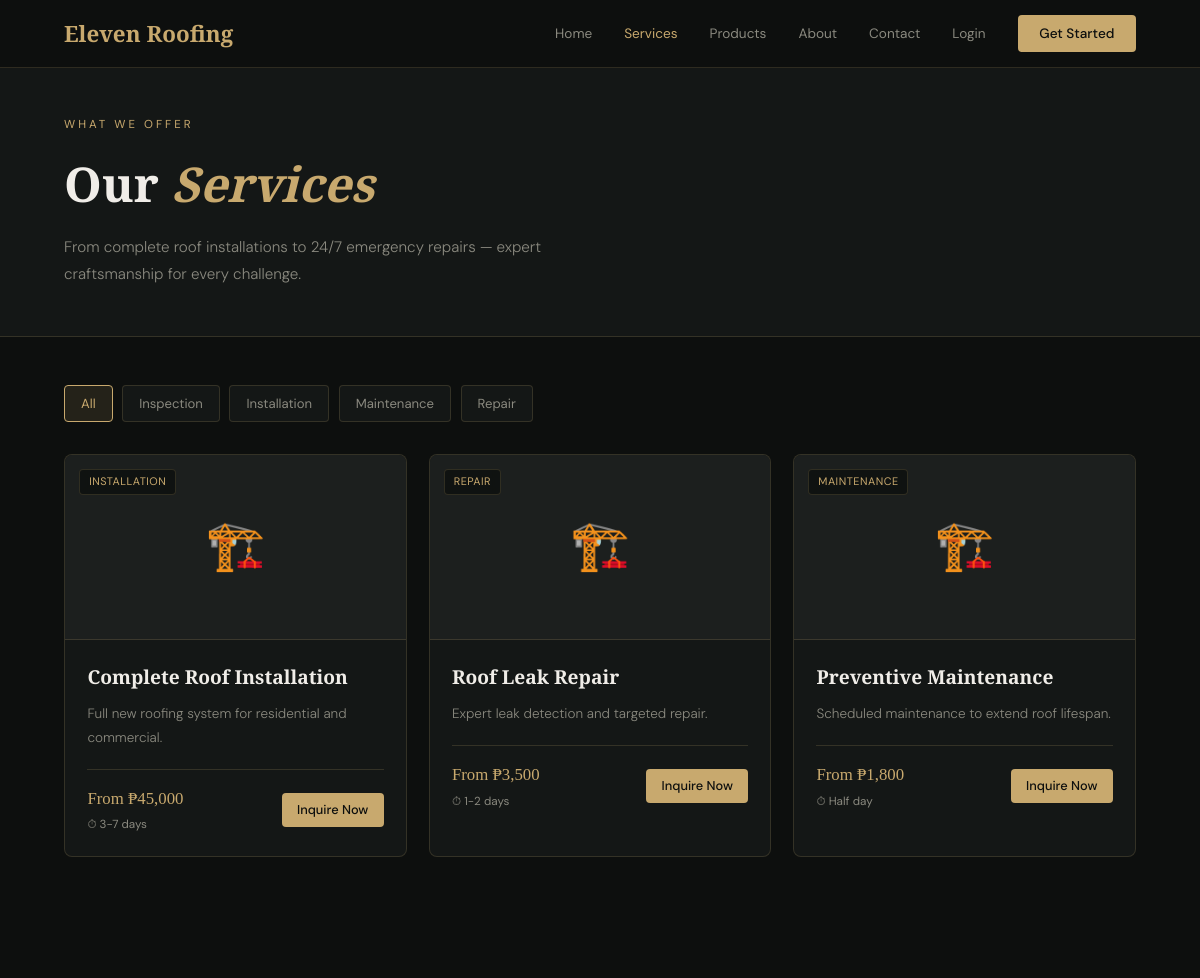
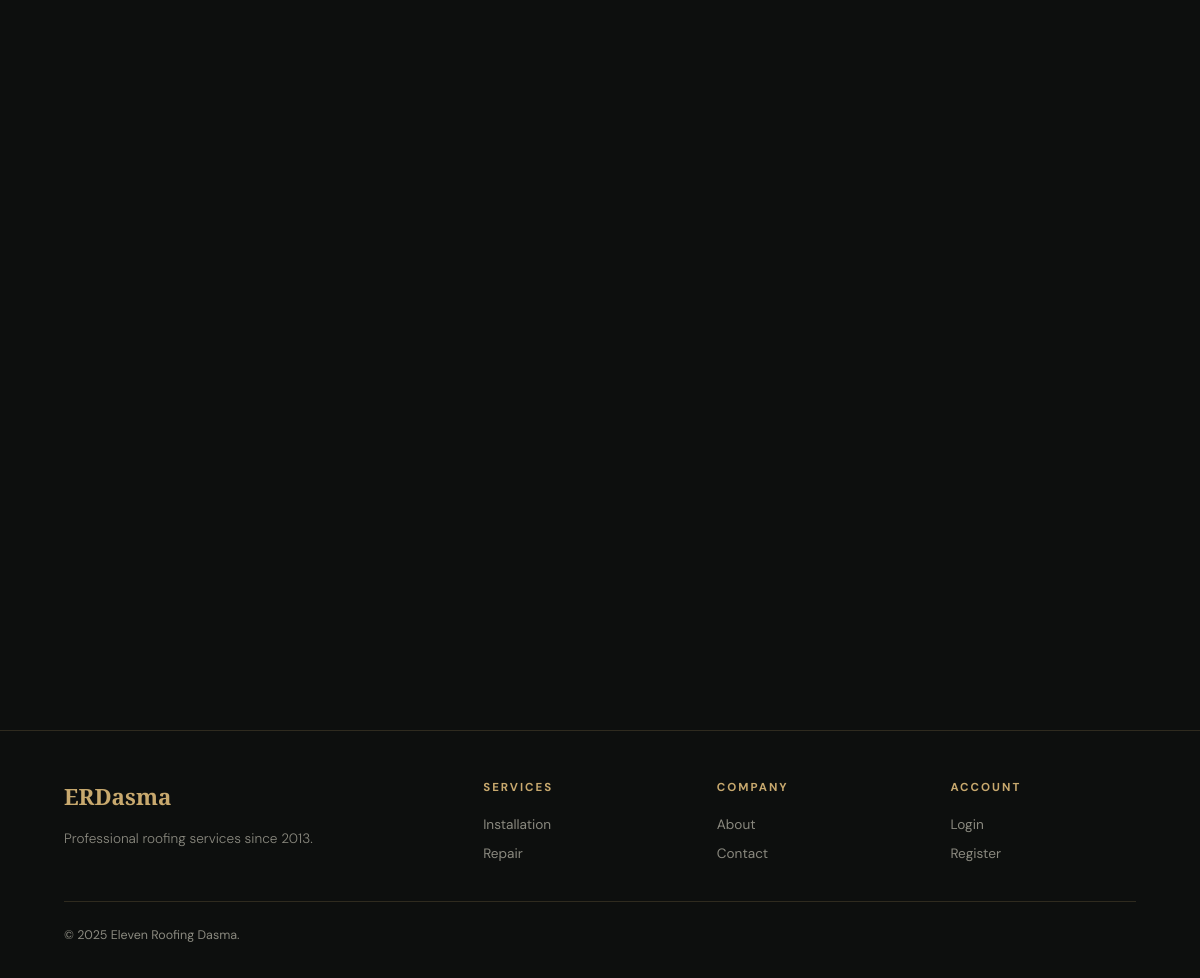
/services.php, run on the app's committed database (2 pictures, top to bottom).
### tables this page shows
CREATE TABLE `services` (
  `service_id` int(11) NOT NULL AUTO_INCREMENT,
  `service_name` varchar(100) NOT NULL,
  `description` text DEFAULT NULL,
  `category` varchar(50) DEFAULT NULL,
  `price_from` decimal(12,2) DEFAULT NULL,
  `duration` varchar(60) DEFAULT NULL,
  `image_path` varchar(500) DEFAULT NULL,
  `is_active` tinyint(4) DEFAULT 1,
  `created_at` timestamp NOT NULL DEFAULT current_timestamp(),
  `updated_at` timestamp NOT NULL DEFAULT current_timestamp() ON UPDATE current_timestamp(),
  PRIMARY KEY (`service_id`)
);

### config/session.php (called while the page is built, shortened)
<?php
function isLoggedIn(): bool { return isset($_SESSION['user']); }

### config/database.php (called while the page is built, shortened)
<?php
function db(): PDO {
    static $pdo = null;
    if ($pdo === null) {
        $dsn = "mysql:host=".DB_HOST.";dbname=".DB_NAME.";charset=".DB_CHARSET;
        $pdo = new PDO($dsn, DB_USER, DB_PASS, [
            PDO::ATTR_ERRMODE => PDO::ERRMODE_EXCEPTION,
            PDO::ATTR_DEFAULT_FETCH_MODE => PDO::FETCH_ASSOC,
            PDO::ATTR_EMULATE_PREPARES => false,
        ]);
    }
    return $pdo;
}

### includes/helpers.php (called while the page is built, shortened)
<?php
function h(string $s): string { return htmlspecialchars($s, ENT_QUOTES, 'UTF-8'); }
function fmtNum(float $n): string { return number_format($n); }

### public/services.php (the view, shortened to what this page needs)
<?php
require_once __DIR__.'/../config/database.php';
require_once __DIR__.'/../config/session.php';
require_once __DIR__.'/../includes/helpers.php';
$cat=$_GET['cat']??'all';
$cats=db()->query("SELECT DISTINCT category FROM services WHERE is_active=1 ORDER BY category")->fetchAll(PDO::FETCH_COLUMN);
if($cat==='all') { $st=db()->query("SELECT * FROM services WHERE is_active=1 ORDER BY service_id"); } else { $st=db()->prepare("SELECT * FROM services WHERE is_active=1 AND category=? ORDER BY service_id"); $st->execute([$cat]); }
$services=$st->fetchAll();
?><!DOCTYPE html><html lang="en"><head>
<link rel="stylesheet" href="../assets/css/base.css"><link rel="stylesheet" href="css/services.css">
</head><body>
<nav class="site-nav"><a href="index.php" class="nav-logo">Eleven Roofing</a><div class="nav-links"><a href="index.php">Home</a><a href="services.php" class="active">Services</a><a href="products.php">Products</a><a href="about.php">About</a><a href="contact.php">Contact</a><?php if(isLoggedIn()):?><a href="<?=getDashboardUrl()?>">Dashboard</a><?php else:?><a href="../auth/login.php">Login</a><a href="../auth/register.php" class="nav-cta">Get Started</a><?php endif;?></div></nav>
<div class="page-hero"><div class="page-hero-inner"><p class="page-label">What We Offer</p><h1 class="page-title">Our <em>Services</em></h1><p class="page-sub">From complete roof installations to 24/7 emergency repairs — expert craftsmanship for every challenge.</p></div></div>
<div style="max-width:1200px;margin:0 auto;padding:3rem 4rem">
  <div class="filter-bar">
    <a href="services.php" class="filter-btn <?=$cat==='all'?'active':''?>">All</a>
    <?php foreach($cats as $c):?><a href="?cat=<?=urlencode($c)?>" class="filter-btn <?=$cat===$c?'active':''?>"><?=h($c)?></a><?php endforeach;?>
  </div>
  <div class="svc-full-grid">
    <?php foreach($services as $s):?>
    <div class="svc-full-card fade-in">
      <div class="svc-img-wrap"><?php if($s['image_path']&&file_exists(__DIR__.'/../'.$s['image_path'])):?><img src="../<?=h($s['image_path'])?>" alt="<?=h($s['service_name'])?>"><?php else:?><span style="font-size:3rem">🏗️</span><?php endif;?>
        <span class="svc-cat-tag"><?=h($s['category'])?></span>
      </div>
      <div class="svc-full-body">
        <h3><?=h($s['service_name'])?></h3>
        <p><?=h($s['description'])?></p>
        <div class="svc-full-foot">
          <div><div class="svc-full-price">From ₱<?=fmtNum($s['price_from'])?></div><div class="svc-full-dur">⏱ <?=h($s['duration'])?></div></div>
          <a href="inquiry.php?service=<?=urlencode($s['service_name'])?>" class="btn btn-primary btn-sm">Inquire Now</a>
        </div>
      </div>
    </div>
    <?php endforeach;?>
  </div>
</div>
<footer class="site-footer"><div class="footer-grid"><div class="footer-brand"><a href="index.php" class="nav-logo">ERDasma</a><p>Professional roofing services since 2013.</p></div><div class="footer-col"><h5>Services</h5><a href="services.php">Installation</a><a href="services.php">Repair</a></div><div class="footer-col"><h5>Company</h5><a href="about.php">About</a><a href="contact.php">Contact</a></div><div class="footer-col"><h5>Account</h5><a href="../auth/login.php">Login</a><a href="../auth/register.php">Register</a></div></div><div class="footer-bottom"><p>© 2025 Eleven Roofing Dasma.</p></div></footer>
</body></html>

### assets/css/base.css (style rules this page uses)
:root { --bg:#0d0f0e;--bg2:#141716;--bg3:#1c1f1e;--bg4:#222524;--accent:#c8a96e;--accent2:#e8c98e;--accent-dim:rgba(200,169,110,.12);--text:#f0ede8;--text2:#c8c5be;--muted:#8a897f;--border:rgba(200,169,110,.18);--border2:rgba(200,169,110,.30);--danger:#e05a4f;--danger-dim:rgba(224,90,79,.12);--success:#4caf72;--success-dim:rgba(76,175,114,.12);--warning:#e8a840;--warning-dim:rgba(232,168,64,.12);--info:#4a9fd4;--info-dim:rgba(74,159,212,.12);--owner:#9b59b6;--owner-dim:rgba(155,89,182,.12);--serif:'Playfair Display',Georgia,serif;--sans:'DM Sans',system-ui,sans-serif;--r:4px;--r2:8px;--nav:68px;--sidebar:240px }
*,*::before,*::after { margin:0;padding:0;box-sizing:border-box }
html { scroll-behavior:smooth }
body { font-family:var(--sans);background:var(--bg);color:var(--text);line-height:1.6;-webkit-font-smoothing:antialiased }
a { text-decoration:none;color:inherit }
.site-nav { position:fixed;top:0;width:100%;z-index:200;height:var(--nav);display:flex;align-items:center;justify-content:space-between;padding:0 4rem;background:rgba(13,15,14,.94);backdrop-filter:blur(14px);border-bottom:1px solid var(--border) }
.nav-logo { font-family:var(--serif);font-size:1.4rem;font-weight:700;color:var(--accent) }
.nav-links { display:flex;align-items:center;gap:2rem }
.nav-links a { font-size:.85rem;color:var(--muted);transition:color .2s }
.nav-links a:hover,.nav-links a.active { color:var(--accent) }
.nav-cta { background:var(--accent)!important;color:#0d0f0e!important;padding:.5rem 1.35rem;border-radius:var(--r);font-weight:500!important }
.page-hero { padding-top:var(--nav);background:var(--bg2);border-bottom:1px solid var(--border) }
.page-hero-inner { max-width:1200px;margin:0 auto;padding:3rem 4rem }
.page-label { font-size:.72rem;letter-spacing:3px;text-transform:uppercase;color:var(--accent);margin-bottom:.75rem }
.page-title { font-family:var(--serif);font-size:clamp(2rem,4vw,3rem);font-weight:700 }
.page-title em { color:var(--accent);font-style:italic }
.page-sub { color:var(--muted);font-size:.95rem;margin-top:.65rem;font-weight:300;max-width:560px;line-height:1.8 }
.site-footer { background:var(--bg);border-top:1px solid var(--border);padding:3rem 4rem 2rem }
.footer-grid { display:grid;grid-template-columns:2fr 1fr 1fr 1fr;gap:3rem;max-width:1200px;margin:0 auto }
.footer-brand p { color:var(--muted);font-size:.85rem;font-weight:300;line-height:1.8;margin-top:.75rem }
.footer-col h5 { font-size:.72rem;letter-spacing:2px;text-transform:uppercase;color:var(--accent);margin-bottom:1rem }
.footer-col a { display:block;color:var(--muted);font-size:.85rem;margin-bottom:.5rem;transition:color .2s }
.footer-bottom { max-width:1200px;margin:1.75rem auto 0;padding-top:1.5rem;border-top:1px solid var(--border);display:flex;justify-content:space-between }
.footer-bottom p { color:var(--muted);font-size:.78rem }
.btn { display:inline-flex;align-items:center;gap:.5rem;padding:.7rem 1.65rem;border-radius:var(--r);font-size:.875rem;font-weight:500;cursor:pointer;border:none;transition:all .2s;white-space:nowrap;text-decoration:none }
.btn-primary { background:var(--accent);color:#0d0f0e }
.btn-sm { padding:.42rem .95rem;font-size:.8rem }
.fade-in { opacity:0;transform:translateY(16px);transition:opacity .6s,transform .6s }
.fade-in.visible { opacity:1;transform:none }

### data on the page
services: category "INSTALLATION", service_name "Complete Roof Installation", description "Full new roofing system for residential and commercial.", price_from "45,000", duration "3-7 days"
services: category "REPAIR", service_name "Roof Leak Repair", description "Expert leak detection and targeted repair.", price_from "3,500", duration "1-2 days"
services: category "MAINTENANCE", service_name "Preventive Maintenance", description "Scheduled maintenance to extend roof lifespan.", price_from "1,800", duration "Half day"

### other printed values
$c "Inspection"
$c "Installation"
$c "Maintenance"
$c "Repair"
